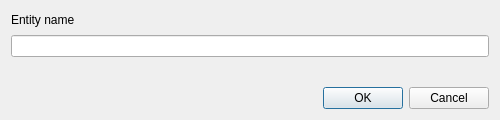
<?xml version="1.0" encoding="UTF-8"?>
<ui version="4.0">
 <class>EntityNameDialog</class>
 <widget class="QDialog" name="EntityNameDialog">
  <property name="geometry">
   <rect>
    <x>0</x>
    <y>0</y>
    <width>500</width>
    <height>120</height>
   </rect>
  </property>
  <property name="sizePolicy">
   <sizepolicy hsizetype="Fixed" vsizetype="Fixed">
    <horstretch>0</horstretch>
    <verstretch>0</verstretch>
   </sizepolicy>
  </property>
  <property name="minimumSize">
   <size>
    <width>500</width>
    <height>0</height>
   </size>
  </property>
  <property name="maximumSize">
   <size>
    <width>500</width>
    <height>120</height>
   </size>
  </property>
  <property name="windowTitle">
   <string>Dialog</string>
  </property>
  <property name="modal">
   <bool>true</bool>
  </property>
  <layout class="QGridLayout" name="gridLayout">
   <item row="1" column="0">
    <widget class="QLineEdit" name="name_line"/>
   </item>
   <item row="2" column="0">
    <widget class="QLabel" name="error_label">
     <property name="text">
      <string/>
     </property>
    </widget>
   </item>
   <item row="3" column="0">
    <widget class="QDialogButtonBox" name="buttonBox">
     <property name="orientation">
      <enum>Qt::Horizontal</enum>
     </property>
     <property name="standardButtons">
      <set>QDialogButtonBox::Cancel|QDialogButtonBox::Ok</set>
     </property>
     <property name="centerButtons">
      <bool>false</bool>
     </property>
    </widget>
   </item>
   <item row="0" column="0">
    <widget class="QLabel" name="label_2">
     <property name="text">
      <string>Entity name</string>
     </property>
    </widget>
   </item>
  </layout>
 </widget>
 <resources/>
 <connections>
  <connection>
   <sender>buttonBox</sender>
   <signal>accepted()</signal>
   <receiver>EntityNameDialog</receiver>
   <slot>accept()</slot>
   <hints>
    <hint type="sourcelabel">
     <x>248</x>
     <y>254</y>
    </hint>
    <hint type="destinationlabel">
     <x>157</x>
     <y>274</y>
    </hint>
   </hints>
  </connection>
  <connection>
   <sender>buttonBox</sender>
   <signal>rejected()</signal>
   <receiver>EntityNameDialog</receiver>
   <slot>reject()</slot>
   <hints>
    <hint type="sourcelabel">
     <x>316</x>
     <y>260</y>
    </hint>
    <hint type="destinationlabel">
     <x>286</x>
     <y>274</y>
    </hint>
   </hints>
  </connection>
 </connections>
</ui>
